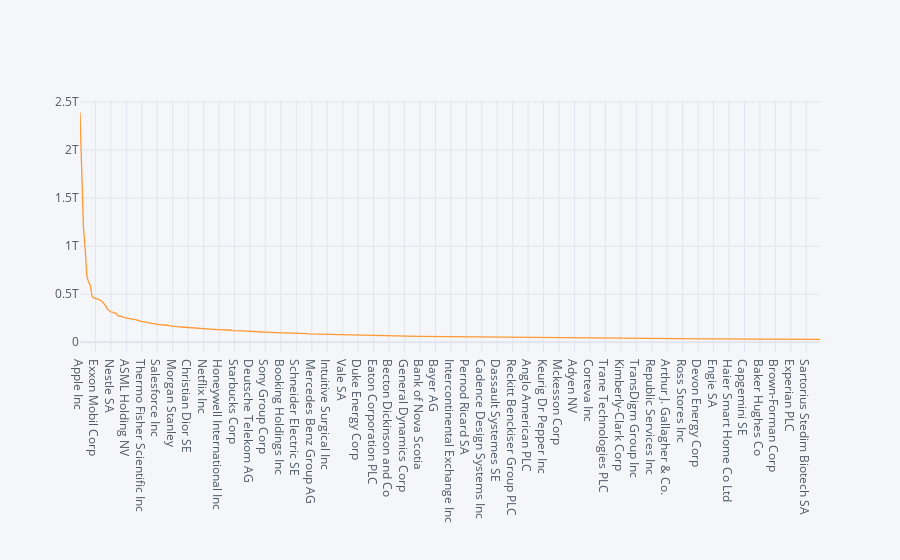

Notebook code cell kept with this figure:
### Markdown cell above
#### Get the Equities by Market Cap

### Code cell
equities = lse_equities.query("MktCapCompanyUsd >= 30_000_000_000")
plot_and_display(equities, "MktCapCompanyUsd")

### Figure 1 — Plotly figure (JSON) as saved in the notebook; plotly's stock layout.template omitted (floating-point values rounded to 4 significant figures; data arrays with more than 128 entries replaced by an {"elided": "..."} marker saying what was removed)
{"data": [{"line": {"color": "rgba(255, 153, 51, 1.0)", "dash": "solid", "shape": "linear", "width": 1.3}, "mode": "lines", "name": "MktCapCompanyUsd", "text": "", "type": "scatter", "x": {"elided": "789 str values"}, "y": {"elided": "789 int values"}}], "layout": {"autosize": true, "legend": {"bgcolor": "#F5F6F9", "font": {"color": "#4D5663"}}, "paper_bgcolor": "#F5F6F9", "plot_bgcolor": "#F5F6F9", "title": {"font": {"color": "#4D5663"}}, "xaxis": {"autorange": true, "gridcolor": "#E1E5ED", "range": [0, 431], "showgrid": true, "tickfont": {"color": "#4D5663"}, "title": {"font": {"color": "#4D5663"}, "text": ""}, "type": "category", "zerolinecolor": "#E1E5ED"}, "yaxis": {"autorange": true, "gridcolor": "#E1E5ED", "range": [-101000000000.0, 2520673298184], "showgrid": true, "tickfont": {"color": "#4D5663"}, "title": {"font": {"color": "#4D5663"}, "text": ""}, "type": "linear", "zerolinecolor": "#E1E5ED"}}}
